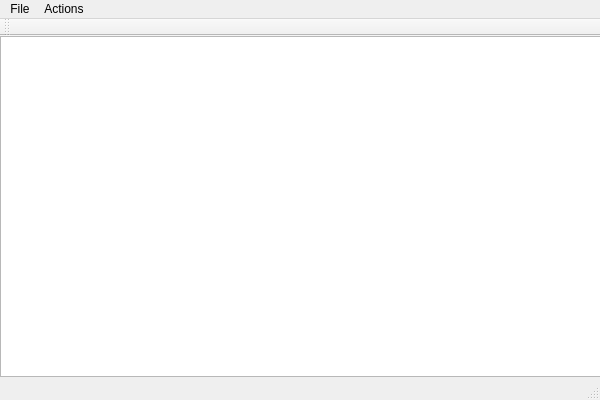
<?xml version="1.0" encoding="UTF-8"?>
<ui version="4.0">
 <class>MainWindow</class>
 <widget class="QMainWindow" name="MainWindow">
  <property name="geometry">
   <rect>
    <x>0</x>
    <y>0</y>
    <width>600</width>
    <height>400</height>
   </rect>
  </property>
  <property name="windowTitle">
   <string>Sports Scoring System</string>
  </property>
  <widget class="QWidget" name="centralWidget">
   <widget class="QTreeView" name="treeView">
    <property name="geometry">
     <rect>
      <x>0</x>
      <y>0</y>
      <width>601</width>
      <height>341</height>
     </rect>
    </property>
   </widget>
  </widget>
  <widget class="QMenuBar" name="menuBar">
   <property name="geometry">
    <rect>
     <x>0</x>
     <y>0</y>
     <width>600</width>
     <height>18</height>
    </rect>
   </property>
   <widget class="QMenu" name="menuFile">
    <property name="title">
     <string>File</string>
    </property>
    <addaction name="actionConnect"/>
    <addaction name="actionDisconnect"/>
   </widget>
   <widget class="QMenu" name="menuActions">
    <property name="title">
     <string>Actions</string>
    </property>
    <addaction name="actionAdd_Table"/>
    <addaction name="actionRemove_Table"/>
   </widget>
   <addaction name="menuFile"/>
   <addaction name="menuActions"/>
  </widget>
  <widget class="QToolBar" name="mainToolBar">
   <attribute name="toolBarArea">
    <enum>TopToolBarArea</enum>
   </attribute>
   <attribute name="toolBarBreak">
    <bool>false</bool>
   </attribute>
  </widget>
  <widget class="QStatusBar" name="statusBar"/>
  <action name="actionConnect">
   <property name="icon">
    <iconset>
     <normaloff>:/data/network-connect.png</normaloff>:/data/network-connect.png</iconset>
   </property>
   <property name="text">
    <string>Connect</string>
   </property>
  </action>
  <action name="actionDisconnect">
   <property name="icon">
    <iconset>
     <normaloff>:/data/network-disconnect.png</normaloff>:/data/network-disconnect.png</iconset>
   </property>
   <property name="text">
    <string>Disconnect</string>
   </property>
  </action>
  <action name="actionAdd_Table">
   <property name="icon">
    <iconset>
     <normaloff>:/data/archive-insert.png</normaloff>:/data/archive-insert.png</iconset>
   </property>
   <property name="text">
    <string>Add Event</string>
   </property>
  </action>
  <action name="actionRemove_Table">
   <property name="icon">
    <iconset>
     <normaloff>:/data/archive-remove.png</normaloff>:/data/archive-remove.png</iconset>
   </property>
   <property name="text">
    <string>Remove Event</string>
   </property>
  </action>
 </widget>
 <layoutdefault spacing="6" margin="11"/>
 <resources/>
 <connections/>
</ui>
